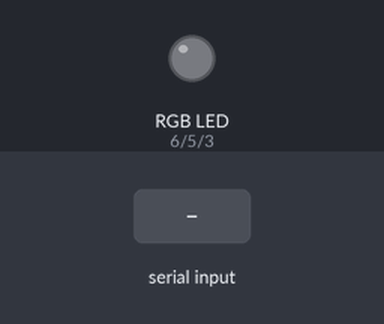
Recording of a sketch running on a simulated Arduino Uno, built with avr-gcc and run on an emulated ATmega328P. Parts: an RGB LED mixed from three pins (HIGH = lit). Inputs (shaded band) come from the test bench. Dim RGB values are drawn brighter than linear; what the sketch prints to the serial monitor is not drawn.

Above: at 1.2 s.
1.3 s: "90,45\n" received over Serial
At 2.0 s:
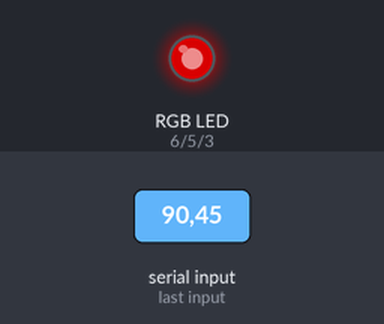
4.3 s: "30,150\n" received over Serial
At 5.3 s:
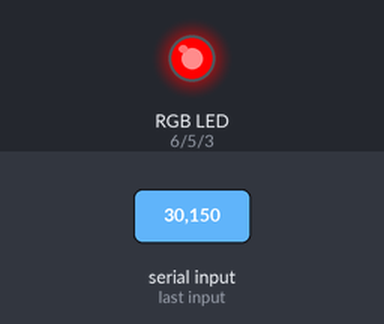
7.3 s: "200\n" received over Serial
10.3 s: "5\n" received over Serial
Timing chart, 0 to 14.3 s (numbered marks = the images above; inputs shaded):
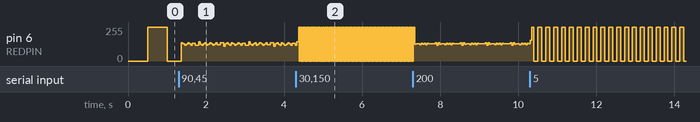

Measured:
- by itself, pin 6 (REDPIN): moves between 0/255 and 255/255, repeating every 0.40 s

The sketch:

led_serial_control.ino
```cpp
// color swirl! connect an RGB LED to the PWM pins as indicated
// in the #defines
// public domain, enjoy!

#define REDPIN 6
#define GREENPIN 5
#define BLUEPIN 3

void setup() {
  pinMode(REDPIN, OUTPUT);
  pinMode(GREENPIN, OUTPUT);
  pinMode(BLUEPIN, OUTPUT);
  Serial.begin(9600);
}

int f = 1;
int ledState = LOW;             // ledState used to set the LED
long previousMillis = 0;        // will store last time LED was updated
long D = 1000/(2*f);
String inputString = "";

void loop() {
  unsigned long currentMillis = millis();

  if(currentMillis - previousMillis > D) {

    previousMillis = currentMillis;

    // if the LED is off turn it on and vice-versa:
    if (ledState == LOW) {
      ledState = HIGH;
      analogWrite(REDPIN, 255);
      analogWrite(BLUEPIN, 0);
      analogWrite(GREENPIN, 0);
    }
    else {
      ledState = LOW;
      analogWrite(REDPIN, 0);
      analogWrite(BLUEPIN, 0);
      analogWrite(GREENPIN, 0);
    }
  }
}

void serialEvent() {
  while (Serial.available()) {
    // get the new byte:
    char inChar = (char)Serial.read();
    // add it to the inputString:
    inputString += inChar;
    // if the incoming character is a newline, set a flag
    // so the main loop can do something about it:
    if (inChar == '\n') {
      f = inputString.toInt();
      Serial.write('Changing frequency to: ');
      Serial.write(f);
      Serial.write('\n');
      D = 1000/(2*f);
      inputString = "";
    }
  }
}
```
